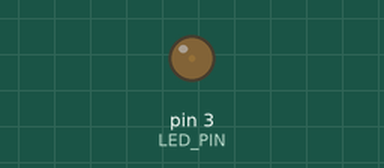
Bench run of a sketch on a simulated Arduino Uno, built with avr-gcc and run on an emulated ATmega328P. Shown: output pins drawn as LEDs (lit = HIGH). What the sketch prints to the serial monitor is not drawn.

Above: at 0.05 s.
At 0.65 s:
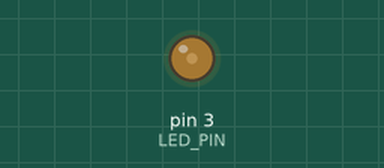
At 1.3 s:
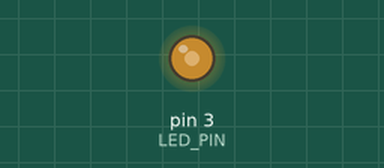
At 2.6 s:
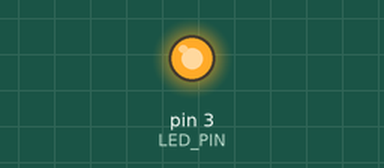
Timing chart, 0 to 6.0 s (numbered marks = the images above):
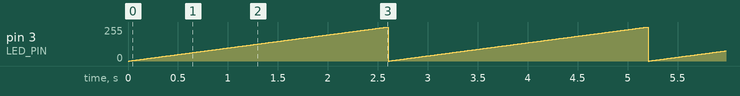

Measured:
- by itself, pin 3 (LED_PIN): ramps from 0/255 to 255/255 and jumps back, once every 2.6 s

The sketch:

02_Analogue_02.ino
```cpp
int LED_PIN=3;

void setup() {
  pinMode(LED_PIN,OUTPUT);
  Serial.begin(9600);
}

void loop() {
  for(int i=0;i<=255;i++){
    analogWrite(LED_PIN,i);
    delay(10);
    Serial.println(i);
  }
}
```
